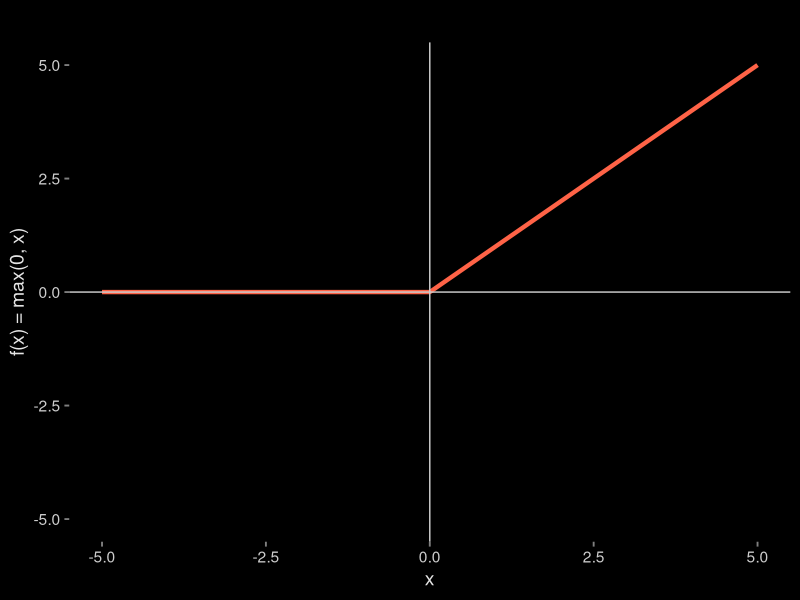
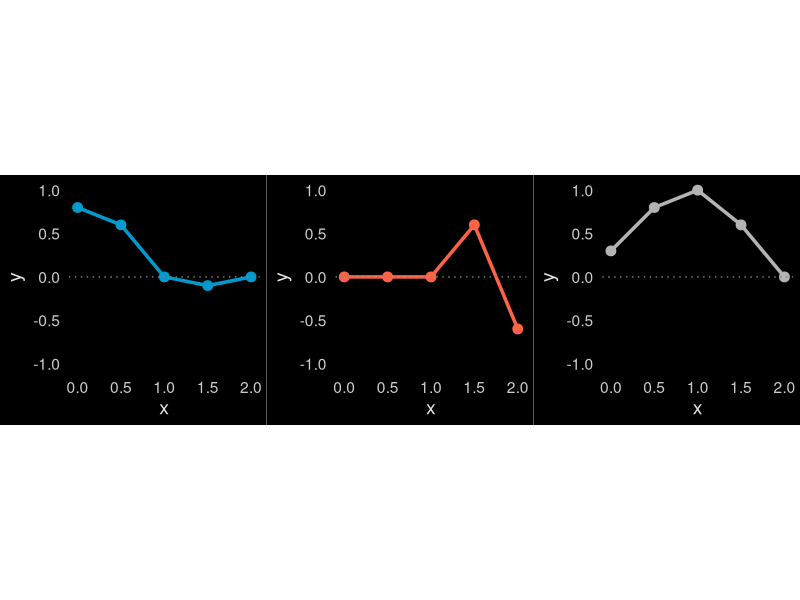
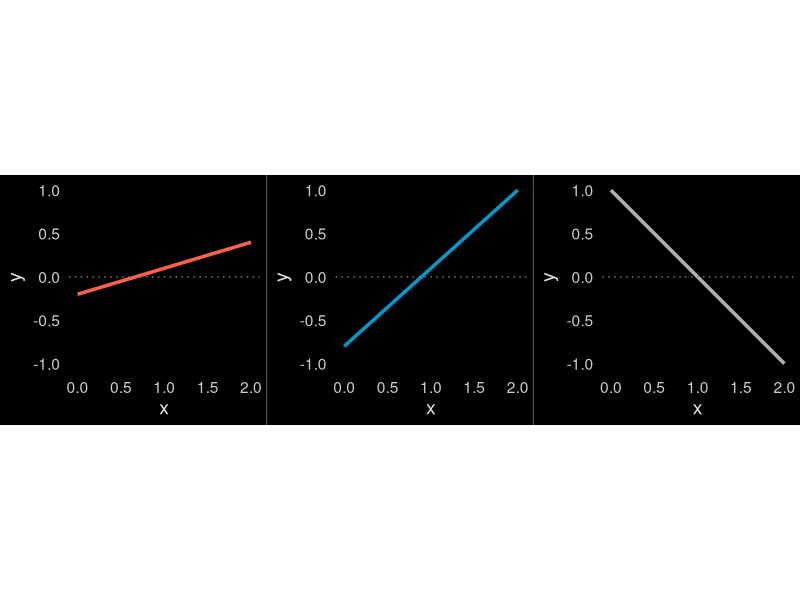
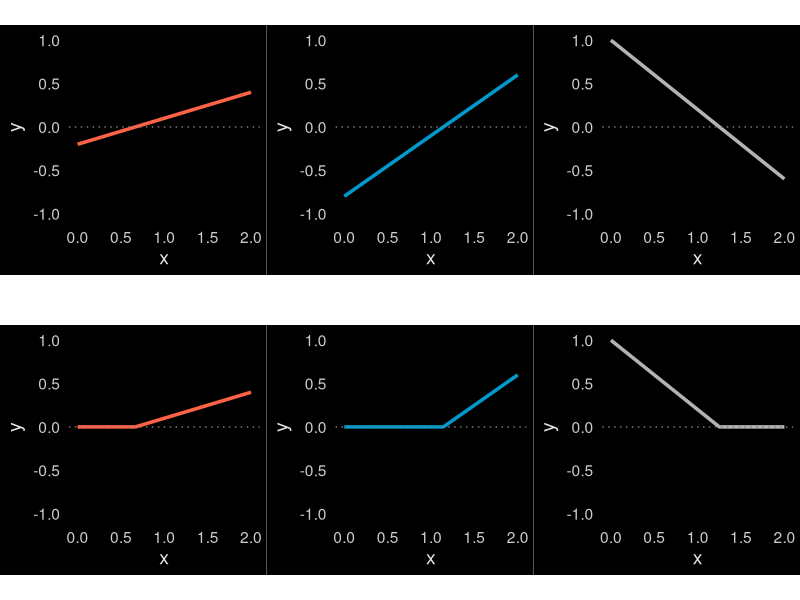
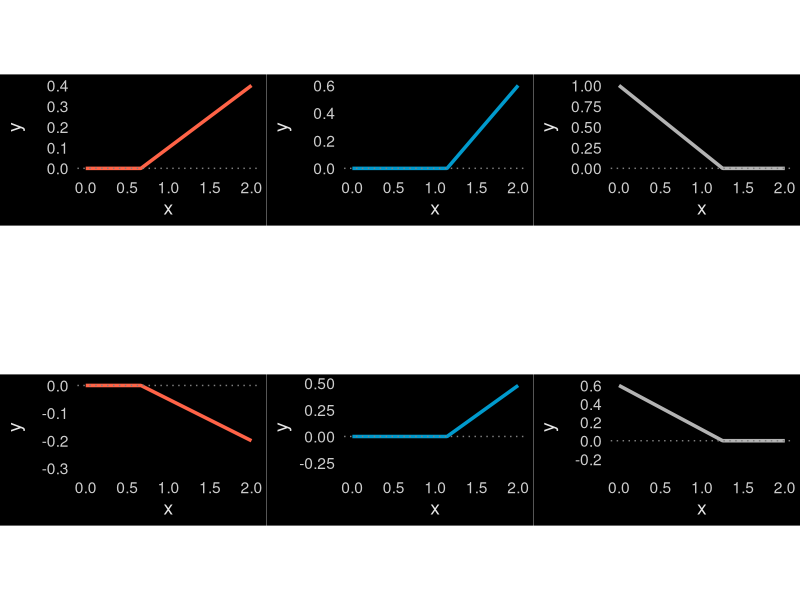
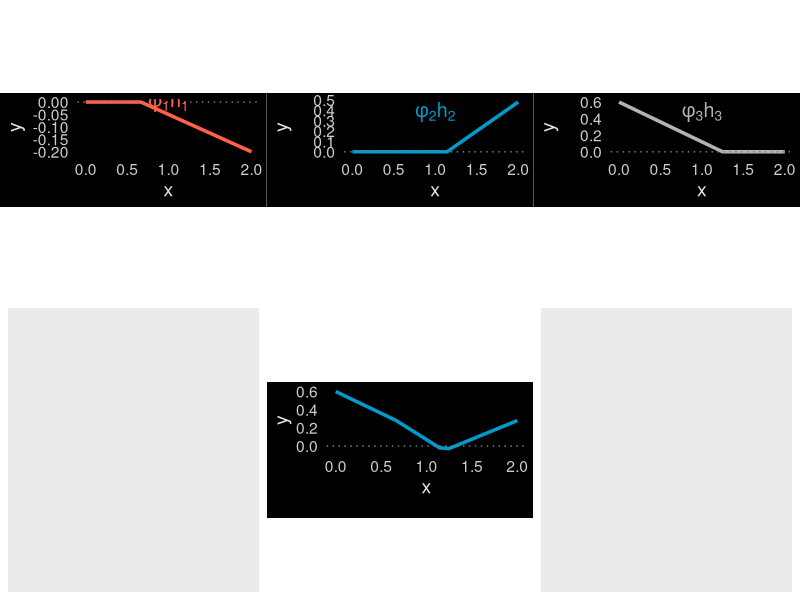
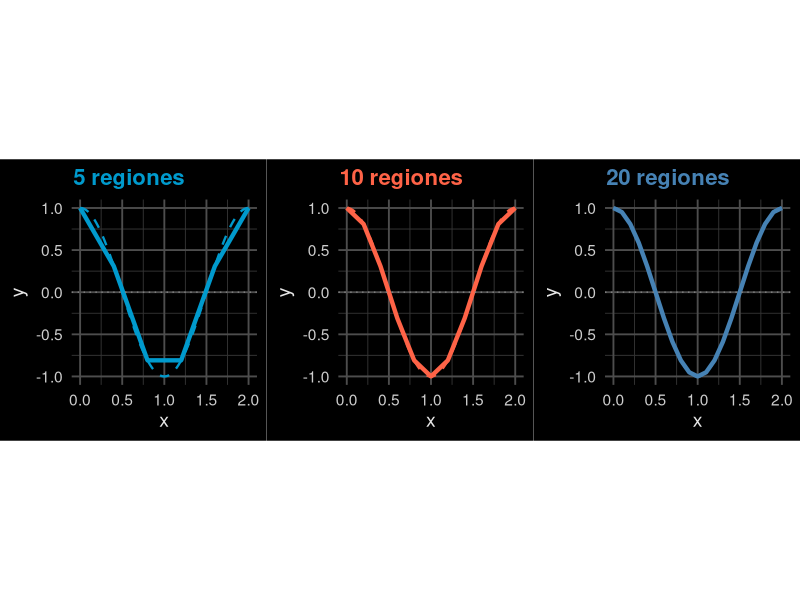
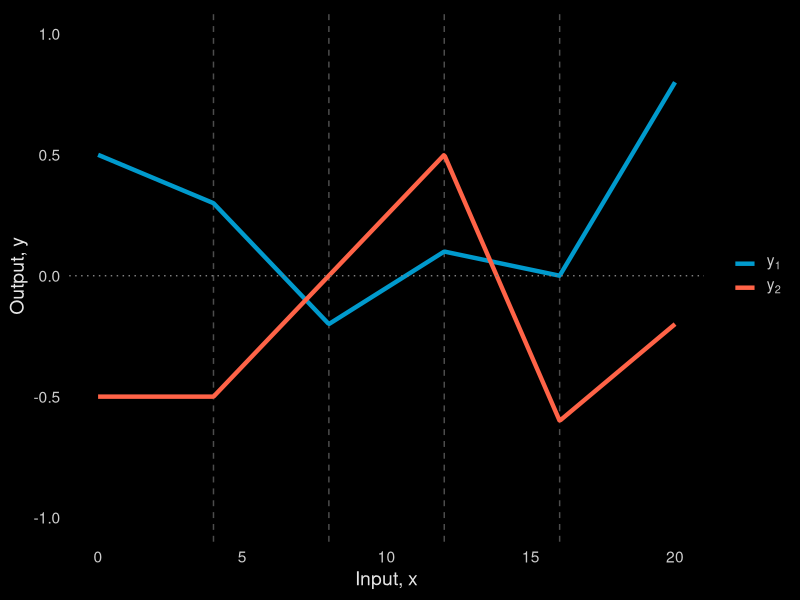

The R script that drew these images, in order:
## ---- chunk 1
knitr::opts_chunk$set(echo = FALSE)
knitr::opts_chunk$set(message = FALSE, warning = FALSE)
## ---- chunk 2
library(ggplot2)
relu <- function(x) pmax(0, x)
df <- data.frame(x = seq(-5, 5, length.out = 500))
df$y <- relu(df$x)
ggplot(df, aes(x = x, y = y)) +
  geom_line(color = "tomato", size = 1.5) +
  geom_hline(yintercept = 0, color = "grey80") +
  geom_vline(xintercept = 0, color = "grey80") +
  coord_cartesian(xlim = c(-5, 5), ylim = c(-5, 5)) +
  theme_minimal(base_size = 14) +
  theme(
    panel.background = element_rect(fill = "black", colour = NA),
    plot.background  = element_rect(fill = "black", colour = NA),
    panel.grid.major = element_blank(),
    panel.grid.minor = element_blank(),
    axis.text        = element_text(colour = "grey80"),
    axis.title       = element_text(colour = "grey90"),
    axis.ticks       = element_line(colour = "grey50")
  ) +
  labs(
    title = "ReLU Function",
    x = "x",
    y = "f(x) = max(0, x)"
  )
## ---- chunk 3
library(ggplot2)
library(cowplot)
x_breaks <- c(0.0, 0.5, 1.0, 1.5, 2.0)
dat1 <- data.frame(
  x = x_breaks,
  y = c( 0.8,  0.6,  0.0, -0.1,  0.0) 
)
dat2 <- data.frame(
  x = x_breaks,
  y = c( 0.0,  0.0,  0.0,  0.6, -0.6) 
)
dat3 <- data.frame(
  x = x_breaks,
  y = c( 0.3,  0.8,  1.0,  0.6,  0.0) 
)
make_panel2 <- function(dat, line_col) {
  ggplot(dat, aes(x = x, y = y)) +
    geom_line(color = line_col, size = 1.2) +
    geom_point(color = line_col, size = 3) +
    geom_hline(yintercept = 0, linetype = "dotted", color = "grey50") +
    coord_fixed(ratio = 1, xlim = c(0,2), ylim = c(-1,1)) +
    theme_minimal(base_size = 14) +
    theme(
      panel.background = element_rect(fill = "black", colour = NA),
      plot.background  = element_rect(fill = "black", colour = NA),
      panel.grid       = element_blank(),
      axis.text        = element_text(colour = "grey80"),
      axis.title       = element_text(colour = "grey90"),
      plot.margin      = margin(5,5,5,5)
    ) +
    labs(x = "x", y = "y")
}
p1 <- make_panel2(dat1, line_col = "deepskyblue3")
p2 <- make_panel2(dat2, line_col = "tomato")
p3 <- make_panel2(dat3, line_col = "gray70")
combined <- plot_grid(
  p1, p2, p3,
  ncol  = 3,
  align = "hv"
)
print(combined)
## ---- chunk 4
make_df <- function(intercept, slope) {
  x <- seq(0, 2, length.out = 200)
  data.frame(x = x, y = intercept + slope * x)
}
lines <- list(
  list(df    = make_df(-0.2,  0.3),
       theta0 = -0.2, theta1 = 0.3,
       col    = "tomato"),
  list(df    = make_df(-0.8,  0.9),
       theta0 = -0.8, theta1 = 0.7,
       col    = "deepskyblue3"),
  list(df    = make_df( 1.0, -1.0),
       theta0 =  1.0, theta1 = -0.8,
       col    = "gray70")
)
make_panel_theta <- function(d, pars) {
  ggplot(d$df, aes(x = x, y = y)) +
    geom_line(color = pars$col, size = 1.2) +
    geom_hline(yintercept = 0, linetype = "dotted", color = "grey50") +
    coord_fixed(ratio = 1, xlim = c(0,2), ylim = c(-1,1)) +
    theme_minimal(base_size = 14) +
    theme(
      panel.background = element_rect(fill = "black", colour = NA),
      plot.background  = element_rect(fill = "black", colour = NA),
      panel.grid       = element_blank(),
      axis.text        = element_text(colour = "grey80"),
      axis.title       = element_text(colour = "grey90"),
      plot.margin      = margin(5,5,5,5)
    ) +
    labs(x = "x", y = "y")
}
p1 <- make_panel_theta(lines[[1]], lines[[1]])
p2 <- make_panel_theta(lines[[2]], lines[[2]])
p3 <- make_panel_theta(lines[[3]], lines[[3]])
combined <- plot_grid(p1, p2, p3, ncol = 3, align = "hv")
print(combined)
## ---- chunk 5
thetas <- list(
  list(theta0 = -0.2, theta1 =  0.3, col = "tomato"),
  list(theta0 = -0.8, theta1 =  0.7, col = "deepskyblue3"),
  list(theta0 =  1.0, theta1 = -0.8, col = "gray70")  
)
make_data <- function(th) {
  x      <- seq(0, 2, length.out = 200)
  y_lin  <- th$theta0 + th$theta1 * x
  y_relu <- pmax(0, y_lin)
  data.frame(x, y_lin, y_relu)
}
data_list <- lapply(thetas, make_data)
make_panel <- function(df, th, type = c("lin","relu"), idx) {
  type <- match.arg(type)
  ycol <- if (type=="lin") "y_lin" else "y_relu"
  lbl  <- if (type=="lin") {
    paste0("θ", idx, "0 + θ", idx, "1 x")
  } else {
    paste0("h", idx, "(x) = max(0, θ", idx, "0 + θ", idx, "1 x)")
  }
  angle <- if (type=="lin") atan(th$theta1)*180/pi else 0
  y_pos <- if (type=="lin") th$theta0 + th$theta1*0.3 else 0.1
  ggplot(df, aes_string(x="x", y=ycol)) +
    geom_line(color = th$col, size = 1.2) +
    geom_hline(yintercept = 0, linetype = "dotted", color = "grey50") +
    coord_fixed(ratio = 1, xlim = c(0,2), ylim = c(-1,1)) +
    theme_minimal(base_size = 14) +
    theme(
      panel.background = element_rect(fill = "black", colour = NA),
      plot.background  = element_rect(fill = "black", colour = NA),
      panel.grid       = element_blank(),
      axis.text        = element_text(colour = "grey80"),
      axis.title       = element_text(colour = "grey90"),
      plot.margin      = margin(5,5,5,5)
    ) +
    labs(x = "x", y = "y")
}
panels <- vector("list", 6)
for (i in seq_along(thetas)) {
  panels[[i]]   <- make_panel(data_list[[i]], thetas[[i]], "lin",  i)
  panels[[i+3]] <- make_panel(data_list[[i]], thetas[[i]], "relu", i)
}
combined <- plot_grid(
  panels[[1]], panels[[2]], panels[[3]],
  panels[[4]], panels[[5]], panels[[6]],
  ncol  = 3, align = "hv"
)

print(combined)
## ---- chunk 6
thetas <- list(
  list(theta0 = -0.2, theta1 =  0.3, col = "tomato"),
  list(theta0 = -0.8, theta1 =  0.7, col = "deepskyblue3"),
  list(theta0 =  1.0, theta1 = -0.8, col = "gray70")
)
phis <- c(φ1 = -0.5, φ2 = 0.8, φ3 = .6)
make_data <- function(th, phi) {
  x       <- seq(0, 2, length.out = 200)
  y_lin   <- th$theta0 + th$theta1 * x
  y_relu  <- pmax(0, y_lin)
  y_wrelu <- phi * y_relu
  data.frame(x, y_relu, y_wrelu)
}
data_list <- mapply(make_data, thetas, phis, SIMPLIFY = FALSE)
make_panel <- function(df, th, type = c("relu","wrelu")) {
  type <- match.arg(type)
  ycol <- if (type=="relu") "y_relu" else "y_wrelu"
  ymax <- max(df[[ycol]])
  ymin <- if (type=="wrelu") -0.3 else 0
  
  ggplot(df, aes_string(x="x", y=ycol)) +
    geom_line(color = th$col, size = 1.2) +
    geom_hline(yintercept = 0, linetype = "dotted", color = "grey50") +
    coord_fixed(
      ratio = 1,
      xlim   = c(0,2),
      ylim   = c(ymin, ymax)
    ) +
    theme_minimal(base_size = 14) +
    theme(
      panel.background = element_rect(fill = "black", colour = NA),
      plot.background  = element_rect(fill = "black", colour = NA),
      panel.grid       = element_blank(),
      axis.text        = element_text(colour = "grey80"),
      axis.title       = element_text(colour = "grey90"),
      plot.margin      = margin(5,5,5,5)
    ) +
    labs(x = "x", y = "y")
}
panels <- vector("list", 6)
for (i in seq_along(thetas)) {
  panels[[i]]   <- make_panel(data_list[[i]], thetas[[i]], "relu")
  panels[[i+3]] <- make_panel(data_list[[i]], thetas[[i]], "wrelu")
}
combined <- plot_grid(
  panels[[1]], panels[[2]], panels[[3]],
  panels[[4]], panels[[5]], panels[[6]],
  ncol  = 3,
  align = "hv"
)
print(combined)
## ---- chunk 7
library(patchwork)
thetas <- list(
  list(theta0 = -0.2, theta1 =  0.3, col = "tomato"),
  list(theta0 = -0.8, theta1 =  0.7, col = "deepskyblue3"),
  list(theta0 =  1.0, theta1 = -0.8, col = "gray70")
)
phis  <- c(phi0 =  0.0,
           phi1 = -0.5,
           phi2 =  0.8,
           phi3 =  .6)

x_vals <- seq(0, 2, length.out = 1001)
h_list <- lapply(thetas, function(th) pmax(0, th$theta0 + th$theta1 * x_vals))
w_list <- mapply(function(h, phi) phi * h, h_list, phis[-1], SIMPLIFY=FALSE)
y_comb <- phis["phi0"] + Reduce(`+`, w_list)
df <- data.frame(
  x           = x_vals,
  h1          = h_list[[1]],
  h2          = h_list[[2]],
  h3          = h_list[[3]],
  w1          = w_list[[1]],
  w2          = w_list[[2]],
  w3          = w_list[[3]],
  y_combined  = y_comb
)
make_hi_panel <- function(df, th, idx) {
  ycol <- paste0("w", idx)
  ymax <- max(df[[ycol]])
  lbl  <- sprintf("phi[%d]*h[%d]", idx, idx)
  ggplot(df, aes(x=x, y=.data[[ycol]])) +
    geom_line(color=th$col, size=1.2) +
    geom_hline(yintercept=0, linetype="dotted", color="grey50") +
    annotate(
      "text", x=1, y=ymax*0.8,
      label=lbl, parse=TRUE,
      color=th$col, size=5, fontface="italic"
    ) +
    coord_fixed(ratio=1, xlim=c(0,2), ylim=c(min(0, df[[ycol]]), ymax)) +
    theme_minimal(base_size=14) +
    theme(
      panel.background = element_rect(fill="black", colour=NA),
      plot.background  = element_rect(fill="black", colour=NA),
      panel.grid       = element_blank(),
      axis.text        = element_text(colour="grey80"),
      axis.title       = element_text(colour="grey90"),
      plot.margin      = margin(5,5,5,5)
    ) +
    labs(x="x", y="y")
}
make_combined_panel <- function(df) {
  ymax <- max(df$y_combined); ymin <- min(0, df$y_combined)
  lbl  <- "phi[0] + phi[1]*h[1] + phi[2]*h[2] + phi[3]*h[3]"
  ggplot(df, aes(x=x, y=y_combined)) +
    geom_line(color="deepskyblue3", size=1.2) +
    geom_hline(yintercept=0, linetype="dotted", color="grey50") +
    coord_fixed(ratio=1, xlim=c(0,2), ylim=c(ymin, ymax)) +
    theme_minimal(base_size=14) +
    theme(
      panel.background = element_rect(fill="black", colour=NA),
      plot.background  = element_rect(fill="black", colour=NA),
      panel.grid       = element_blank(),
      axis.text        = element_text(colour="grey80"),
      axis.title       = element_text(colour="grey90"),
      plot.margin      = margin(5,5,15,5)
    ) +
    labs(x="x", y="y")
}
p1 <- make_hi_panel(df, thetas[[1]], 1)
p2 <- make_hi_panel(df, thetas[[2]], 2)
p3 <- make_hi_panel(df, thetas[[3]], 3)
p_comb <- make_combined_panel(df)
row1 <- plot_grid(p1, p2, p3, ncol=3, align="hv")
row2 <- plot_grid(plot_spacer(), p_comb, plot_spacer(), ncol=3, rel_widths=c(1,1,1))
combined <- plot_grid(row1, row2, nrow=2, rel_heights=c(1,1))
print(combined)

## ---- chunk 8
f_true <- function(x) cos(pi * x)
make_panel <- function(n_regions, col) {
  x_vals <- seq(0, 2, length.out = 500)
  y_true <- f_true(x_vals)
  knots_x <- seq(0, 2, length.out = n_regions + 1)
  knots_y <- f_true(knots_x)
  y_approx <- approx(knots_x, knots_y, xout = x_vals)$y
  df <- data.frame(x = x_vals, y_true = y_true, y_approx = y_approx)
  ggplot(df, aes(x = x)) +
    geom_line(aes(y = y_true), color = col, linetype = "dashed", size = 0.8) +
    geom_line(aes(y = y_approx), color = col, size = 1.5) +
    geom_hline(yintercept = 0, linetype = "dotted", color = "grey50") +
    labs(title = paste(n_regions, "regiones"), x = "x", y = "y") +
    coord_fixed(ratio = 1, xlim = c(0,2), ylim = c(-1,1)) +
    theme_minimal(base_size = 14) +
    theme(
      plot.title       = element_text(color = col, size = 16, face = "bold", hjust = 0.02),
      panel.background = element_rect(fill = "black", colour = NA),
      plot.background  = element_rect(fill = "black", colour = NA),
      panel.grid.major = element_line(colour = "grey30"),
      panel.grid.minor = element_line(colour = "grey20"),
      axis.text        = element_text(colour = "grey80"),
      axis.title       = element_text(colour = "grey90")
    )
}
p5  <- make_panel( 5, col = "deepskyblue3")
p10 <- make_panel(10, col = "tomato")
p20 <- make_panel(20, col = "steelblue")
combined <- plot_grid(p5, p10, p20, ncol = 3, align = "hv")
print(combined)
## ---- chunk 9
knots <- seq(0, 20, by = 4)  # six points → five regions

# sample values read off your sketch
y1_vals <- c( 0.5,  0.3, -0.2,  0.1,  0.0,  0.8)
y2_vals <- c(-0.5, -0.5,  0.0,  0.5, -0.6, -0.2)

# 2) Interpolate on a fine grid
x_fine <- seq(0, 20, length.out = 500)
y1_interp <- approx(knots, y1_vals, xout = x_fine)$y
y2_interp <- approx(knots, y2_vals, xout = x_fine)$y

df <- data.frame(
  x   = rep(x_fine, 2),
  y   = c(y1_interp, y2_interp),
  which = rep(c("y1","y2"), each = length(x_fine))
)

# 3) Vertical region dividers (except at 0 and 20)
vlines <- data.frame(x = knots[-c(1,length(knots))])

# 4) Plot
ggplot(df, aes(x = x, y = y, color = which)) +
  # region dividers
  geom_vline(data = vlines, aes(xintercept = x),
             linetype = "dashed", color = "grey30") +
  # piecewise curves
  geom_line(size = 1.5) +
  # axes and zero line
  geom_hline(yintercept = 0, linetype = "dotted", color = "grey50") +
  # color mapping
  scale_color_manual(
    values = c(y1 = "deepskyblue3", y2 = "tomato"),
    labels = c(y1 = expression(y[1]), y2 = expression(y[2])),
    guide  = guide_legend(override.aes = list(size = 1.5))
  ) +
  # labels
  labs(x = "Input, x", y = "Output, y", color = NULL) +
  # dark theme
  coord_cartesian(xlim = c(0,20), ylim = c(-1,1)) +
  theme_minimal(base_size = 14) +
  theme(
    plot.background  = element_rect(fill = "black", colour = NA),
    panel.background = element_rect(fill = "black", colour = NA),
    panel.grid       = element_blank(),
    axis.text        = element_text(colour = "grey80"),
    axis.title       = element_text(colour = "grey90"),
    legend.background = element_rect(fill = "black", colour = NA),
    legend.key         = element_rect(fill = "black", colour = NA),
    legend.text        = element_text(colour = "grey80")
  )
